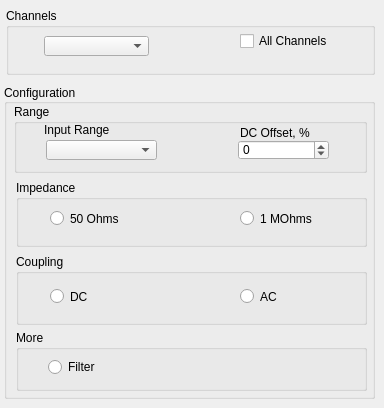
   <widget class="QWidget" name="tabChannel">
    <attribute name="title">
     <string>Channel</string>
    </attribute>
    <widget class="QGroupBox" name="groupBox">
     <property name="geometry">
      <rect>
       <x>4</x>
       <y>84</y>
       <width>371</width>
       <height>315</height>
      </rect>
     </property>
     <property name="title">
      <string>Configuration</string>
     </property>
     <property name="alignment">
      <set>Qt::AlignLeading|Qt::AlignLeft|Qt::AlignVCenter</set>
     </property>
     <widget class="QGroupBox" name="groupBox_2">
      <property name="geometry">
       <rect>
        <x>10</x>
        <y>20</y>
        <width>353</width>
        <height>69</height>
       </rect>
      </property>
      <property name="title">
       <string>Range</string>
      </property>
      <widget class="QComboBox" name="cbxInputRange">
       <property name="geometry">
        <rect>
         <x>32</x>
         <y>36</y>
         <width>111</width>
         <height>20</height>
        </rect>
       </property>
      </widget>
      <widget class="QSpinBox" name="sbxDCOffset">
       <property name="geometry">
        <rect>
         <x>224</x>
         <y>36</y>
         <width>91</width>
         <height>20</height>
        </rect>
       </property>
       <property name="buttonSymbols">
        <enum>QAbstractSpinBox::UpDownArrows</enum>
       </property>
       <property name="minimum">
        <number>-100</number>
       </property>
       <property name="maximum">
        <number>100</number>
       </property>
      </widget>
      <widget class="QLabel" name="label_2">
       <property name="geometry">
        <rect>
         <x>30</x>
         <y>18</y>
         <width>81</width>
         <height>16</height>
        </rect>
       </property>
       <property name="text">
        <string>Input Range</string>
       </property>
      </widget>
      <widget class="QLabel" name="label">
       <property name="geometry">
        <rect>
         <x>226</x>
         <y>20</y>
         <width>87</width>
         <height>17</height>
        </rect>
       </property>
       <property name="text">
        <string>DC Offset, %</string>
       </property>
      </widget>
     </widget>
     <widget class="QGroupBox" name="groupBox_5">
      <property name="geometry">
       <rect>
        <x>12</x>
        <y>246</y>
        <width>351</width>
        <height>61</height>
       </rect>
      </property>
      <property name="title">
       <string>More</string>
      </property>
      <widget class="QRadioButton" name="radioButton_Filter">
       <property name="geometry">
        <rect>
         <x>32</x>
         <y>28</y>
         <width>57</width>
         <height>18</height>
        </rect>
       </property>
       <property name="text">
        <string>Filter</string>
       </property>
       <property name="autoExclusive">
        <bool>false</bool>
       </property>
      </widget>
     </widget>
     <widget class="QGroupBox" name="groupBox_Impedance">
      <property name="geometry">
       <rect>
        <x>12</x>
        <y>96</y>
        <width>351</width>
        <height>67</height>
       </rect>
      </property>
      <property name="title">
       <string>Impedance</string>
      </property>
      <widget class="QRadioButton" name="rbtnChannelFiftyOhms">
       <property name="geometry">
        <rect>
         <x>34</x>
         <y>30</y>
         <width>81</width>
         <height>17</height>
        </rect>
       </property>
       <property name="text">
        <string>50 Ohms</string>
       </property>
       <property name="autoExclusive">
        <bool>false</bool>
       </property>
      </widget>
      <widget class="QRadioButton" name="rbtnChannelOneMegaOhms">
       <property name="geometry">
        <rect>
         <x>224</x>
         <y>30</y>
         <width>87</width>
         <height>17</height>
        </rect>
       </property>
       <property name="text">
        <string>1 MOhms</string>
       </property>
       <property name="autoExclusive">
        <bool>false</bool>
       </property>
      </widget>
     </widget>
     <widget class="QGroupBox" name="groupBox_Coupling">
      <property name="geometry">
       <rect>
        <x>12</x>
        <y>170</y>
        <width>351</width>
        <height>71</height>
       </rect>
      </property>
      <property name="title">
       <string>Coupling</string>
      </property>
      <widget class="QRadioButton" name="rbtnChannelDC">
       <property name="geometry">
        <rect>
         <x>34</x>
         <y>34</y>
         <width>55</width>
         <height>17</height>
        </rect>
       </property>
       <property name="text">
        <string>DC</string>
       </property>
       <property name="autoExclusive">
        <bool>false</bool>
       </property>
      </widget>
      <widget class="QRadioButton" name="rbtnChannelAC">
       <property name="geometry">
        <rect>
         <x>224</x>
         <y>34</y>
         <width>55</width>
         <height>17</height>
        </rect>
       </property>
       <property name="text">
        <string>AC</string>
       </property>
       <property name="autoExclusive">
        <bool>false</bool>
       </property>
      </widget>
     </widget>
    </widget>
    <widget class="QGroupBox" name="groupBox_Channel">
     <property name="enabled">
      <bool>true</bool>
     </property>
     <property name="geometry">
      <rect>
       <x>6</x>
       <y>8</y>
       <width>369</width>
       <height>67</height>
      </rect>
     </property>
     <property name="title">
      <string>Channels</string>
     </property>
     <widget class="QComboBox" name="cbxChannelIndex">
      <property name="geometry">
       <rect>
        <x>38</x>
        <y>28</y>
        <width>105</width>
        <height>20</height>
       </rect>
      </property>
     </widget>
     <widget class="QCheckBox" name="ckbAllChannels">
      <property name="geometry">
       <rect>
        <x>234</x>
        <y>24</y>
        <width>99</width>
        <height>18</height>
       </rect>
      </property>
      <property name="text">
       <string>All Channels</string>
      </property>
     </widget>
    </widget>
   </widget>
